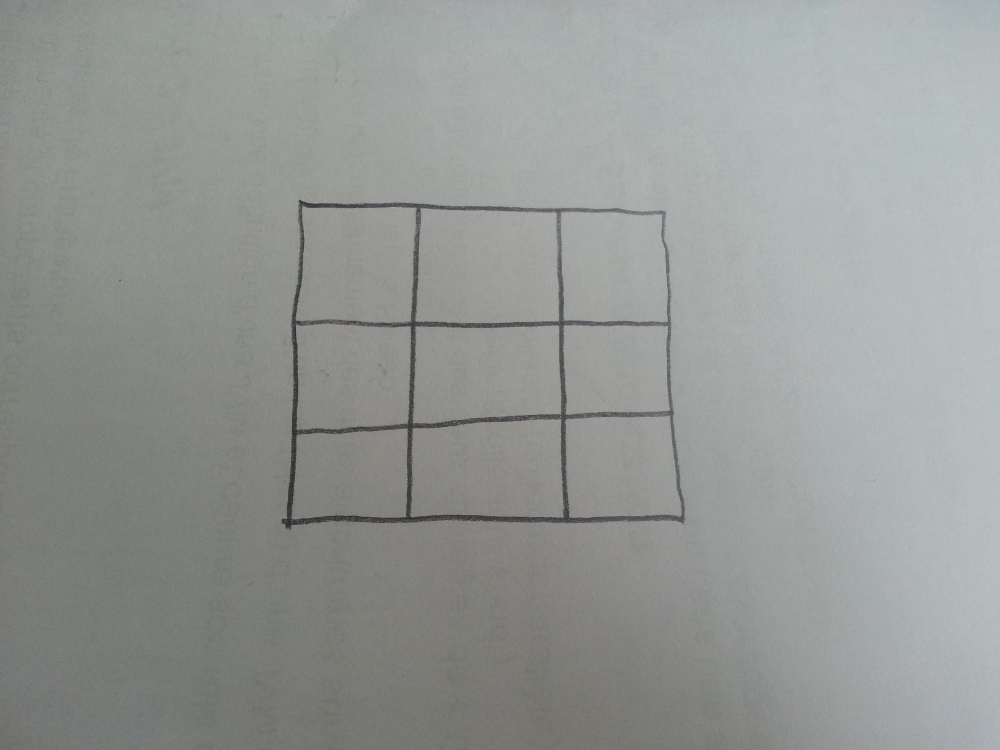
#> input picture src/tests/grid-empty.jpg, 1000 x 750 px
$ python grid.py
#> lines starting #> are read from the running program, lines starting #| are printed output that depends on the picture; after the words box and inside, x2 and y2 are one past the last pixel; in counts of white or black regions, pixels touching at a corner belong together
# Grid detection :
# 	http://www.aishack.in/tutorials/sudoku-grabber-with-opencv-detection/

import numpy as np
import cv2

"""
Hough class utility

Algorithm take from
https://github.com/Itseez/opencv/blob/master/samples/cpp/tutorial_code/ImgTrans/HoughLines_Demo.cpp#L33
"""
class Hough:

	@staticmethod
	def standard(canny, dst, threshold):
		lines = cv2.HoughLines(canny, 1, np.pi / 180, threshold, 0, 0)
		for rho, theta in lines[0]:
			a = np.cos(theta)
			b = np.sin(theta)
			x0 = a * rho
			y0 = b * rho
			x1 = int(x0 + 1000 * (-b))
			y1 = int(y0 + 1000 * (a))
			x2 = int(x0 - 1000 * (-b))
			y2 = int(y0 - 1000 * (a))

			cv2.line(dst, (x1, y1), (x2, y2), (0, 0, 255), 2)

	@staticmethod
	def probabilistic(canny, dst, threshold):
		lines = cv2.HoughLinesP(canny, 1, np.pi / 180, threshold, 1000, 1)
		for line in lines[0]:
			cv2.line(dst, (line[0], line[1]), (line[2], line[3]), (255, 0, 0), 3)


"""
Grid detection
"""

kernel = np.array([[0, 1, 0],
				   [1, 1, 1],
				   [0, 1, 0]], dtype = np.uint8)

# Open our test grid.
src = cv2.imread('grid-empty.jpg', cv2.IMREAD_GRAYSCALE)
#> src: shape (750, 1000); min 37, max 195, mean 150.9

# Image processing
srcBlur = cv2.GaussianBlur(src, (11, 11), 0)
srcThreshold = cv2.adaptiveThreshold(srcBlur, 255, cv2.ADAPTIVE_THRESH_GAUSSIAN_C, cv2.THRESH_BINARY, 11, 2)
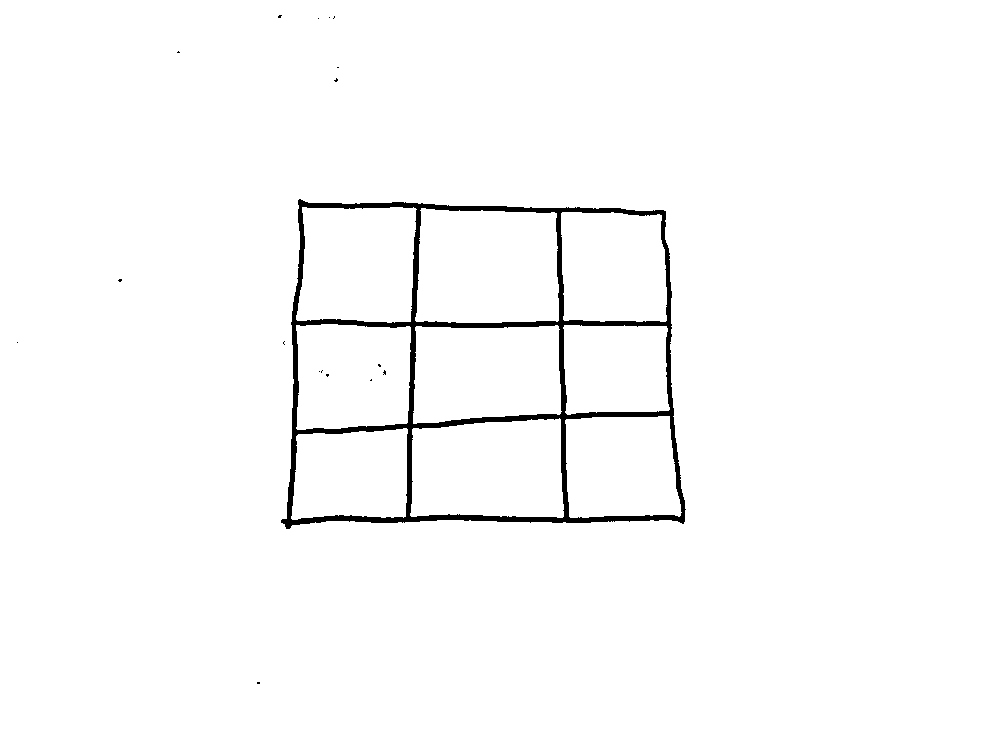
#> srcThreshold: shape (750, 1000); 98.2% white; 18 black regions (17 under 20 px), largest, box (x1, y1, x2, y2) and area: (281, 199, 686, 529) 13596
srcInverse = cv2.bitwise_not(srcThreshold)
srcDilate = cv2.dilate(srcInverse, kernel)
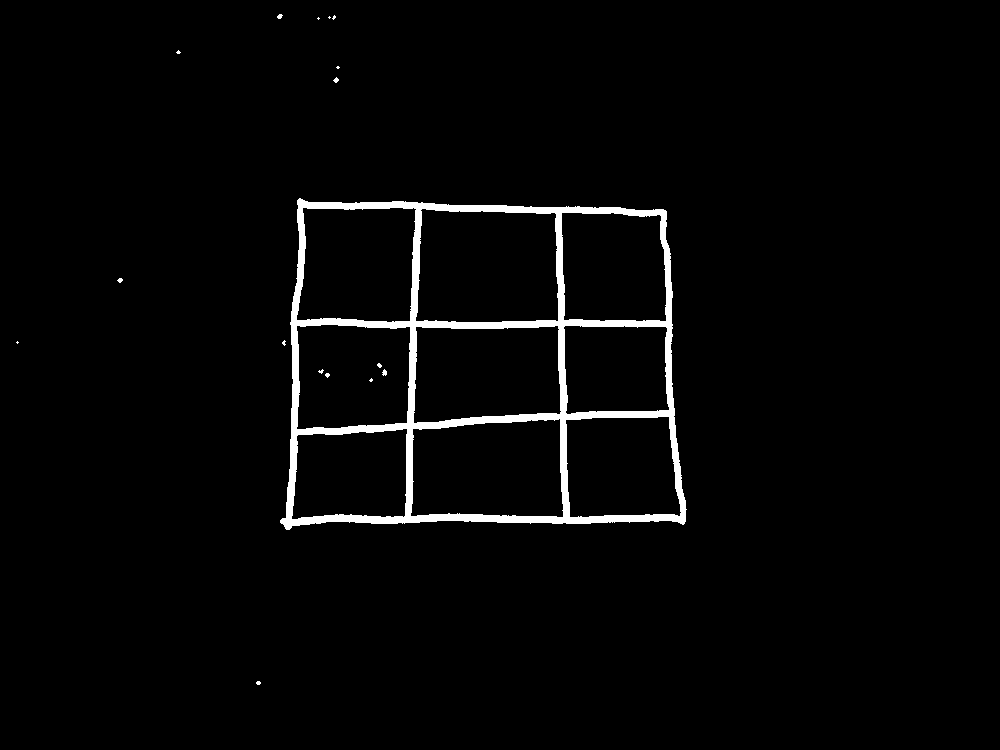
#> srcDilate: shape (750, 1000); 2.6% white; 17 white regions (12 under 20 px), largest, box (x1, y1, x2, y2) and area: (280, 198, 687, 530) 18934, (382, 369, 387, 376) 24, (277, 14, 283, 19) 21, (333, 77, 339, 83) 21, (117, 278, 123, 283) 20

# Apply Hough for line detection
Hough.standard(srcDilate, src, 200)
#> in standard, `lines = cv2.HoughLines(canny, 1, np.pi / 180, threshold, 0, 0)`: lines = 54 rows, first 8: [520, 1.57], [527, 1.55], [446, 1.52], [324, 1.57], [322, 1.57], [315, 1.59], [199, 1.59], [191, 1.61]
#> the loop in standard, `for rho, theta in lines[0]:` made 1 pass
#> (rho, theta, a, b, x0, y0, x1, y1) on pass 1: (520, 1.57, -4.37e-08, 1, -2.27e-05, 520, -1000, 519)
cv2.imshow('Hough', src)

# Show results
while(True):
	if cv2.waitKey(1) & 0xFF == ord('q'):
#> (key q is pressed here)
		break

# When everything done, release the capture
#> (the run stopped early here; a loop or call above may not have finished)
